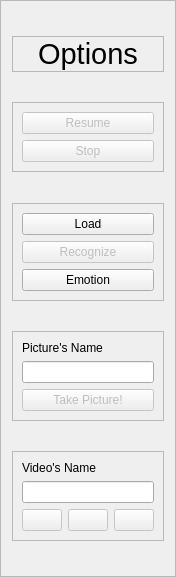
         <widget class="QFrame" name="run_options_frame">
          <property name="enabled">
           <bool>true</bool>
          </property>
          <property name="maximumSize">
           <size>
            <width>165</width>
            <height>577</height>
           </size>
          </property>
          <property name="font">
           <font>
            <family>Ubuntu</family>
           </font>
          </property>
          <property name="frameShape">
           <enum>QFrame::StyledPanel</enum>
          </property>
          <property name="frameShadow">
           <enum>QFrame::Raised</enum>
          </property>
          <layout class="QVBoxLayout" name="verticalLayout_2">
           <item>
            <spacer name="verticalSpacer_14">
             <property name="orientation">
              <enum>Qt::Vertical</enum>
             </property>
             <property name="sizeHint" stdset="0">
              <size>
               <width>20</width>
               <height>40</height>
              </size>
             </property>
            </spacer>
           </item>
           <item>
            <widget class="QLabel" name="label_84">
             <property name="font">
              <font>
               <family>Ubuntu</family>
               <pointsize>22</pointsize>
              </font>
             </property>
             <property name="frameShape">
              <enum>QFrame::StyledPanel</enum>
             </property>
             <property name="text">
              <string>Options</string>
             </property>
             <property name="alignment">
              <set>Qt::AlignCenter</set>
             </property>
            </widget>
           </item>
           <item>
            <spacer name="verticalSpacer_44">
             <property name="orientation">
              <enum>Qt::Vertical</enum>
             </property>
             <property name="sizeHint" stdset="0">
              <size>
               <width>20</width>
               <height>40</height>
              </size>
             </property>
            </spacer>
           </item>
           <item>
            <widget class="QFrame" name="frame">
             <property name="frameShape">
              <enum>QFrame::StyledPanel</enum>
             </property>
             <layout class="QVBoxLayout" name="verticalLayout_16">
              <item>
               <widget class="QPushButton" name="pushButton_start_robot_view">
                <property name="enabled">
                 <bool>false</bool>
                </property>
                <property name="text">
                 <string>Resume</string>
                </property>
               </widget>
              </item>
              <item>
               <widget class="QPushButton" name="pushButton_stop_robot_view">
                <property name="enabled">
                 <bool>false</bool>
                </property>
                <property name="text">
                 <string>Stop</string>
                </property>
               </widget>
              </item>
             </layout>
            </widget>
           </item>
           <item>
            <spacer name="verticalSpacer_45">
             <property name="orientation">
              <enum>Qt::Vertical</enum>
             </property>
             <property name="sizeHint" stdset="0">
              <size>
               <width>20</width>
               <height>40</height>
              </size>
             </property>
            </spacer>
           </item>
           <item>
            <widget class="QFrame" name="frame_78">
             <property name="frameShape">
              <enum>QFrame::StyledPanel</enum>
             </property>
             <property name="frameShadow">
              <enum>QFrame::Raised</enum>
             </property>
             <layout class="QVBoxLayout" name="verticalLayout_18">
              <item>
               <widget class="QPushButton" name="run_load_pushButton">
                <property name="text">
                 <string>Load</string>
                </property>
               </widget>
              </item>
              <item>
               <widget class="QPushButton" name="run_facerecog_pushButton">
                <property name="enabled">
                 <bool>false</bool>
                </property>
                <property name="text">
                 <string>Recognize</string>
                </property>
               </widget>
              </item>
              <item>
               <widget class="QPushButton" name="run_emotion_pushButton">
                <property name="text">
                 <string>Emotion</string>
                </property>
               </widget>
              </item>
             </layout>
            </widget>
           </item>
           <item>
            <spacer name="verticalSpacer_46">
             <property name="orientation">
              <enum>Qt::Vertical</enum>
             </property>
             <property name="sizeHint" stdset="0">
              <size>
               <width>20</width>
               <height>40</height>
              </size>
             </property>
            </spacer>
           </item>
           <item>
            <widget class="QFrame" name="frame_76">
             <property name="frameShape">
              <enum>QFrame::StyledPanel</enum>
             </property>
             <property name="frameShadow">
              <enum>QFrame::Raised</enum>
             </property>
             <layout class="QVBoxLayout" name="verticalLayout_17">
              <item>
               <widget class="QLabel" name="label_79">
                <property name="text">
                 <string>Picture's Name</string>
                </property>
               </widget>
              </item>
              <item>
               <widget class="QLineEdit" name="run_picname_lineEdit"/>
              </item>
              <item>
               <widget class="QPushButton" name="run_takepic_pushButton">
                <property name="enabled">
                 <bool>false</bool>
                </property>
                <property name="text">
                 <string>Take Picture!</string>
                </property>
               </widget>
              </item>
             </layout>
            </widget>
           </item>
           <item>
            <spacer name="verticalSpacer_47">
             <property name="orientation">
              <enum>Qt::Vertical</enum>
             </property>
             <property name="sizeHint" stdset="0">
              <size>
               <width>20</width>
               <height>40</height>
              </size>
             </property>
            </spacer>
           </item>
           <item>
            <widget class="QFrame" name="frame_79">
             <property name="frameShape">
              <enum>QFrame::StyledPanel</enum>
             </property>
             <property name="frameShadow">
              <enum>QFrame::Raised</enum>
             </property>
             <layout class="QGridLayout" name="gridLayout_63">
              <item row="2" column="1">
               <widget class="QPushButton" name="run_pausevid_button">
                <property name="enabled">
                 <bool>false</bool>
                </property>
                <property name="mouseTracking">
                 <bool>false</bool>
                </property>
                <property name="text">
                 <string/>
                </property>
                <property name="icon">
                 <iconset resource="imgs.qrc">
                  <normaloff>:/imgs/pause.png</normaloff>:/imgs/pause.png</iconset>
                </property>
               </widget>
              </item>
              <item row="1" column="0" colspan="3">
               <widget class="QLineEdit" name="run_videoname_lineEdit"/>
              </item>
              <item row="2" column="0">
               <widget class="QPushButton" name="run_recvid_button">
                <property name="enabled">
                 <bool>false</bool>
                </property>
                <property name="text">
                 <string/>
                </property>
                <property name="icon">
                 <iconset resource="imgs.qrc">
                  <normaloff>:/imgs/rec.png</normaloff>:/imgs/rec.png</iconset>
                </property>
               </widget>
              </item>
              <item row="2" column="2">
               <widget class="QPushButton" name="run_stopvid_button">
                <property name="enabled">
                 <bool>false</bool>
                </property>
                <property name="mouseTracking">
                 <bool>false</bool>
                </property>
                <property name="text">
                 <string/>
                </property>
                <property name="icon">
                 <iconset resource="imgs.qrc">
                  <normaloff>:/imgs/stop.png</normaloff>:/imgs/stop.png</iconset>
                </property>
               </widget>
              </item>
              <item row="0" column="0" colspan="3">
               <widget class="QLabel" name="label_193">
                <property name="text">
                 <string>Video's Name</string>
                </property>
               </widget>
              </item>
             </layout>
            </widget>
           </item>
           <item>
            <spacer name="verticalSpacer_13">
             <property name="orientation">
              <enum>Qt::Vertical</enum>
             </property>
             <property name="sizeHint" stdset="0">
              <size>
               <width>20</width>
               <height>40</height>
              </size>
             </property>
            </spacer>
           </item>
          </layout>
         </widget>
